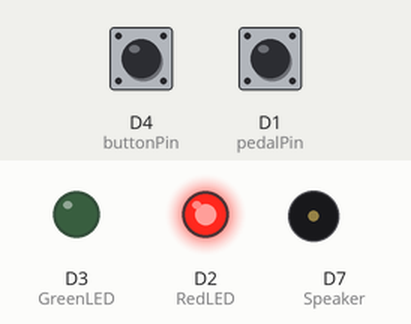
This sketch was run on a simulated ESP8266 (NodeMCU). Parts: output pins drawn as LEDs (lit = HIGH), buzzer (waves = sounding). Inputs (shaded band) come from the test bench; at power-on: D4 (buttonPin) HIGH, D1 (pedalPin) HIGH. WiFi joins after 1.5 s; servers stay silent unless stated; uploads are accepted with an empty reply; what the sketch prints to the serial monitor is not drawn.

Above: at 2.7 s.
2.8 s: D4 (buttonPin) pulled LOW for 0.15 s
At 3.6 s:
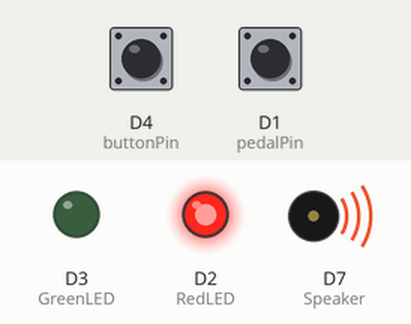
5.9 s: D1 (pedalPin) pulled LOW for 1 s
8.9 s: D4 (buttonPin) pulled LOW for 1 s
At 11.2 s:
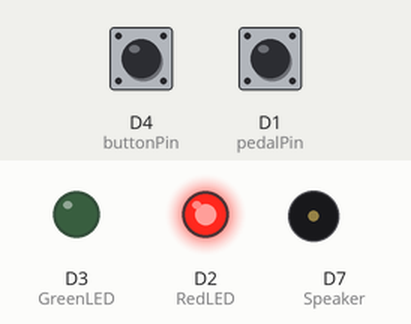
11.5 s: D4 (buttonPin) pulled LOW for 3.2 s
At 12.63 s:
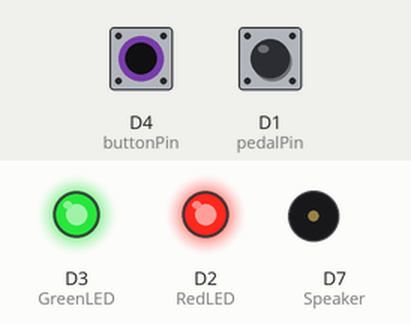
Timing chart, 0 to 17.2 s (numbered marks = the images above; inputs shaded):
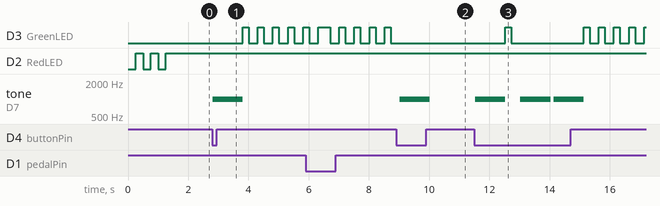

Measured:
- after the input at 2.8 s, D3 (GreenLED): alternates HIGH for 0.20 s and LOW for 0.30 s, starting after 1.0 s; tone on D7 (Speaker): silent → 1000 Hz at once, → silent 1.0 s later
- after the input at 8.9 s, D3 (GreenLED): stops changing and stays LOW; tone on D7 (Speaker): silent → 1000 Hz after 0.12 s, → silent 1.0 s later
- after the input at 11.5 s, D3 (GreenLED): goes HIGH 0.20 s, LOW 2.4 s, 4 × (HIGH 0.20 s, LOW 0.30 s), then HIGH, starting after 1.0 s; tone on D7 (Speaker): goes 1000 Hz 1.0 s, silent 0.50 s, 1000 Hz 1.0 s, silent 0.10 s, 1000 Hz 1.0 s, then silent, starting at once

The sketch:

pedal.ino
```cpp
#include <ESP8266WiFi.h>
#include <ESP8266HTTPClient.h>
#include <ArduinoJson.h>

#ifndef STASSID
#define STASSID "shine"
#define STAPSK  "11111111"
#endif

const char* ssid     = STASSID;
const char* password = STAPSK;
const int pedalPin = D1;
const  int buttonPin = D4;
  int pedalState = 0;
  int pedalLastState = 0;
  int buttonState = 0;
  bool startPost = false;
  bool buttonLastState = true;
  unsigned long buttonTime = 0;
  const int GreenLED = D3;
  const int RedLED = D2;
  const int Speaker = D7;
  int pedalCount = 0;
unsigned long pedaltime = 2000;

void setup() {
//  Serial.begin(115200);
Serial.begin(115200);
  pinMode(GreenLED,OUTPUT);
  pinMode(RedLED,OUTPUT);
  pinMode(pedalPin,INPUT_PULLUP);
  pinMode(buttonPin,INPUT_PULLUP);
  digitalWrite(RedLED,HIGH); //turn on device and RED led alway on
  pinMode(Speaker,OUTPUT);

  WiFi.mode(WIFI_STA);
  WiFi.begin(ssid, password);

 while (WiFi.status() != WL_CONNECTED) {
     digitalWrite(RedLED,LOW);
    delay(250);
        digitalWrite(RedLED,HIGH);
    delay(250);
    Serial.print(".");
  }
  Serial.println("");
  Serial.println("WiFi connected");
  Serial.println("IP address: ");
  Serial.println(WiFi.localIP());
}

void PostJSON(int pedalCount){
     StaticJsonBuffer<300> JSONbuffer;
    JsonObject& JSONencoder = JSONbuffer.createObject();
    JSONencoder["patient_id"]="PAT001";
    JSONencoder["device_id"]="PED001";
//    JSONencoder["pedal"] = pedalCount;

   char JSONmessageBuffer[300];
   JSONencoder.prettyPrintTo(JSONmessageBuffer, sizeof(JSONmessageBuffer));
   Serial.println(JSONmessageBuffer);
  HTTPClient http;
      http.begin("http://spimo.azurewebsites.net/paddle_count");
      http.addHeader("Content-Type","application/json");
      int httpCode = http.POST(JSONmessageBuffer);
      String payload = http.getString();
      Serial.print("httpCode: ");
      Serial.println(httpCode);
      Serial.print("payload: ");
      Serial.println(payload);
      http.end();
}

void loop() {
  pedalState = digitalRead(pedalPin);
  buttonState = digitalRead(buttonPin);

//   if(buttonState == 0){
//    pedaltime = millis();
////    if (buttonState == 0 and millis()-pedaltime > 2000){    //press reset button over two seconds
//    pedalCount = 0;
//    tone(Speaker,1000); //1000Hz
//    Serial.println("button presses and buzzer sound");
//    delay(1000); //buzzer for 1 second
//    noTone(Speaker);
////   }
//  }

  Serial.print("button State: ");
  Serial.println(buttonState);
Serial.print("button Last State: ");
Serial.println(buttonLastState);
Serial.print("startPost: ");
Serial.println(startPost);

  if(WiFi.status()==WL_CONNECTED){
    while(buttonState == 0){
      if(buttonLastState){
        buttonTime = millis();
        buttonLastState = false;
      }
      tone(Speaker,1000);
      Serial.print(millis());
      Serial.print("  ");
      Serial.println(buttonTime);
      if(buttonState ==0 and millis() - buttonTime > 1000){ //start or stop to post when press longer than 0.5 second
         startPost = !startPost;
         buttonLastState = true;
//         Serial.print("startPost reverse: ");
//         Serial.println(startPost);
         break;
//      }else if(buttonState == 0 and millis() - buttonTime > 500){
//        pedalCount = 0;
//        buttonLastState =true;
      }
    }
    noTone(Speaker);


  if(pedalLastState != pedalState and startPost){ //and after press button
    if(pedalState==0){
      digitalWrite(GreenLED,HIGH);
       pedalCount ++;
       Serial.println("pressed");
     PostJSON(pedalCount);
    }else{
      digitalWrite(GreenLED,LOW);

    }
  }
  pedalLastState = pedalState;
  if(startPost){  //if press start button, green led will blink
    digitalWrite(GreenLED,HIGH);
    delay(200);
    digitalWrite(GreenLED,LOW);
    delay(200);
  }

  }else{
    Serial.println("not connect to Wifi...");
    digitalWrite(RedLED,LOW);
    delay(100);
    digitalWrite(RedLED,HIGH);
    delay(100);

  }

  delay(100);
}
```
